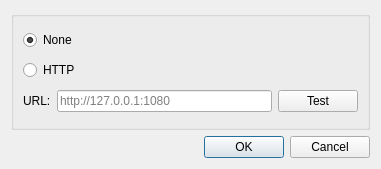
<?xml version="1.0" encoding="UTF-8"?>
<ui version="4.0">
 <class>Dialog</class>
 <widget class="QDialog" name="Dialog">
  <property name="geometry">
   <rect>
    <x>0</x>
    <y>0</y>
    <width>381</width>
    <height>169</height>
   </rect>
  </property>
  <property name="windowTitle">
   <string>Proxy setting</string>
  </property>
  <property name="autoFillBackground">
   <bool>false</bool>
  </property>
  <property name="sizeGripEnabled">
   <bool>false</bool>
  </property>
  <layout class="QVBoxLayout" name="verticalLayout">
   <item>
    <widget class="QGroupBox" name="groupBox">
     <property name="title">
      <string/>
     </property>
     <layout class="QVBoxLayout" name="verticalLayout_2">
      <item>
       <widget class="QRadioButton" name="radioButtonNone">
        <property name="sizePolicy">
         <sizepolicy hsizetype="Minimum" vsizetype="Fixed">
          <horstretch>0</horstretch>
          <verstretch>0</verstretch>
         </sizepolicy>
        </property>
        <property name="font">
         <font>
          <pointsize>9</pointsize>
         </font>
        </property>
        <property name="text">
         <string>None</string>
        </property>
        <property name="checked">
         <bool>true</bool>
        </property>
       </widget>
      </item>
      <item>
       <widget class="QRadioButton" name="radioButtonHTTP">
        <property name="enabled">
         <bool>true</bool>
        </property>
        <property name="sizePolicy">
         <sizepolicy hsizetype="Minimum" vsizetype="Fixed">
          <horstretch>0</horstretch>
          <verstretch>0</verstretch>
         </sizepolicy>
        </property>
        <property name="font">
         <font>
          <pointsize>9</pointsize>
         </font>
        </property>
        <property name="text">
         <string>HTTP</string>
        </property>
       </widget>
      </item>
      <item>
       <layout class="QGridLayout" name="gridLayout">
        <item row="0" column="1">
         <widget class="QLineEdit" name="lineEditHttpProxy">
          <property name="toolTip">
           <string/>
          </property>
          <property name="statusTip">
           <string/>
          </property>
          <property name="inputMethodHints">
           <set>Qt::ImhUrlCharactersOnly</set>
          </property>
          <property name="placeholderText">
           <string>http://127.0.0.1:1080</string>
          </property>
         </widget>
        </item>
        <item row="0" column="0">
         <widget class="QLabel" name="label">
          <property name="font">
           <font>
            <pointsize>9</pointsize>
           </font>
          </property>
          <property name="text">
           <string>URL:</string>
          </property>
         </widget>
        </item>
        <item row="0" column="2">
         <widget class="QPushButton" name="pushButtonTest">
          <property name="enabled">
           <bool>true</bool>
          </property>
          <property name="font">
           <font>
            <pointsize>9</pointsize>
           </font>
          </property>
          <property name="text">
           <string>Test</string>
          </property>
         </widget>
        </item>
       </layout>
      </item>
     </layout>
    </widget>
   </item>
   <item>
    <widget class="QDialogButtonBox" name="buttonBox">
     <property name="orientation">
      <enum>Qt::Horizontal</enum>
     </property>
     <property name="standardButtons">
      <set>QDialogButtonBox::Cancel|QDialogButtonBox::Ok</set>
     </property>
    </widget>
   </item>
  </layout>
 </widget>
 <resources/>
 <connections>
  <connection>
   <sender>buttonBox</sender>
   <signal>accepted()</signal>
   <receiver>Dialog</receiver>
   <slot>accept()</slot>
   <hints>
    <hint type="sourcelabel">
     <x>224</x>
     <y>100</y>
    </hint>
    <hint type="destinationlabel">
     <x>157</x>
     <y>108</y>
    </hint>
   </hints>
  </connection>
  <connection>
   <sender>buttonBox</sender>
   <signal>rejected()</signal>
   <receiver>Dialog</receiver>
   <slot>reject()</slot>
   <hints>
    <hint type="sourcelabel">
     <x>255</x>
     <y>102</y>
    </hint>
    <hint type="destinationlabel">
     <x>261</x>
     <y>108</y>
    </hint>
   </hints>
  </connection>
  <connection>
   <sender>radioButtonNone</sender>
   <signal>clicked(bool)</signal>
   <receiver>lineEditHttpProxy</receiver>
   <slot>setDisabled(bool)</slot>
   <hints>
    <hint type="sourcelabel">
     <x>130</x>
     <y>19</y>
    </hint>
    <hint type="destinationlabel">
     <x>111</x>
     <y>60</y>
    </hint>
   </hints>
  </connection>
  <connection>
   <sender>radioButtonNone</sender>
   <signal>clicked(bool)</signal>
   <receiver>pushButtonTest</receiver>
   <slot>setDisabled(bool)</slot>
   <hints>
    <hint type="sourcelabel">
     <x>130</x>
     <y>19</y>
    </hint>
    <hint type="destinationlabel">
     <x>219</x>
     <y>60</y>
    </hint>
   </hints>
  </connection>
  <connection>
   <sender>radioButtonHTTP</sender>
   <signal>clicked(bool)</signal>
   <receiver>pushButtonTest</receiver>
   <slot>setEnabled(bool)</slot>
   <hints>
    <hint type="sourcelabel">
     <x>130</x>
     <y>36</y>
    </hint>
    <hint type="destinationlabel">
     <x>219</x>
     <y>60</y>
    </hint>
   </hints>
  </connection>
  <connection>
   <sender>radioButtonHTTP</sender>
   <signal>clicked(bool)</signal>
   <receiver>lineEditHttpProxy</receiver>
   <slot>setEnabled(bool)</slot>
   <hints>
    <hint type="sourcelabel">
     <x>130</x>
     <y>36</y>
    </hint>
    <hint type="destinationlabel">
     <x>111</x>
     <y>60</y>
    </hint>
   </hints>
  </connection>
 </connections>
</ui>
